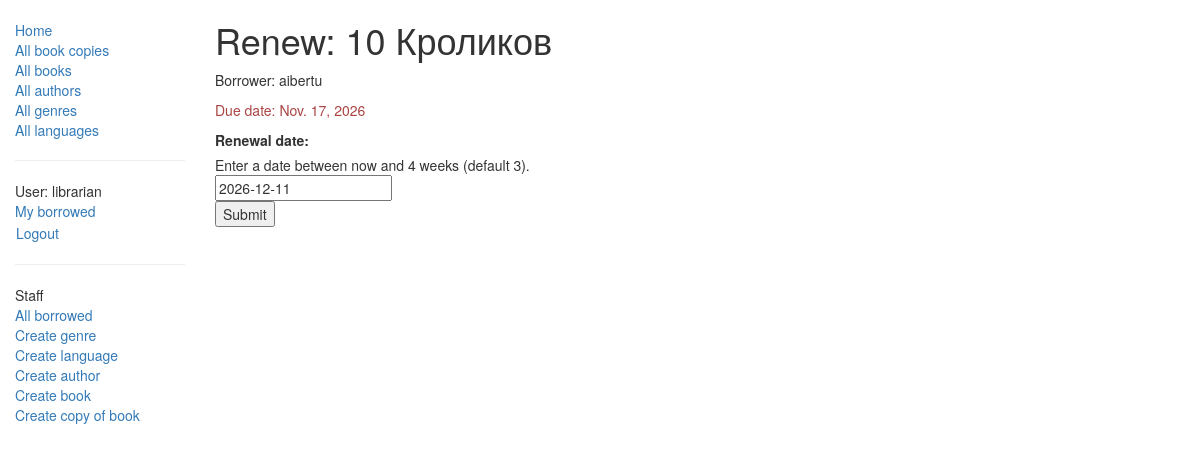
/catalog/book/c3230e90-7d0b-4862-b972-1f24555c2337/renew/ (signed in), run on the app's committed database.
### catalog/models.py (models this page shows, shortened)
class BookInstance(models.Model):
    borrower = models.ForeignKey(settings.AUTH_USER_MODEL, on_delete=models.SET_NULL, null=True, blank=True)
    @property
    def is_overdue(self):
        return bool(self.due_back and date.today() > self.due_back)
    """
    Model representing a specific copy of a book (i.e. that can be borrowed from the library).
    """
    id = models.UUIDField(primary_key=True, default=uuid.uuid4, help_text="Unique ID for this particular book across whole library")
    book = models.ForeignKey('Book', on_delete=models.SET_NULL, null=True)
    imprint = models.CharField(max_length=200)
    due_back = models.DateField(null=True, blank=True)
    LOAN_STATUS = (
        ('m', 'Maintenance'),
        ('o', 'On loan'),
        ('a', 'Available'),
        ('r', 'Reserved'),
    )
    status = models.CharField(max_length=1, choices=LOAN_STATUS, blank=True, default='m', help_text='Book availability')
    class Meta:
        ordering = ["due_back"]
        permissions = (("can_mark_returned", "Set book as returned"),)
        permissions = (('can_mark_returned', 'Can mark returned'),)

class Book(models.Model):
    language = models.ForeignKey('Language', on_delete=models.SET_NULL, null=True)
    title = models.CharField(max_length=200)
    author = models.ForeignKey('Author', on_delete=models.SET_NULL, null=True)
    summary = models.TextField(max_length=1000, help_text="Enter a brief description of the book")
    isbn = models.CharField('ISBN',max_length=13, help_text='13 Character <a href="https://www.isbn-international.org/content/what-isbn">ISBN number</a>')
    genre = models.ManyToManyField(Genre, help_text="Select a genre for this book")
    def display_genre(self):
        """
        Creates a string for the Genre. This is required to display genre in Admin.
        """
        return ', '.join([genre.name for genre in self.genre.all()[:3]])
    display_genre.short_description = 'Genre'

### catalog/views.py (the view)
# urls.py: path('book/<uuid:pk>/renew/', views.renew_book_librarian, name='renew-book-librarian'),
@login_required
@permission_required('catalog.can_mark_returned', raise_exception=True)
def renew_book_librarian(request, pk):
    book_instance = get_object_or_404(BookInstance, pk=pk)
    if request.method == 'POST':
        form = RenewBookForm(request.POST)
        if form.is_valid():
            book_instance.due_back = form.cleaned_data['renewal_date']
            book_instance.save()
            return HttpResponseRedirect(reverse('all-borrowed'))
    else:
        proposed_renewal_date = datetime.date.today() + datetime.timedelta(weeks=3)
        form = RenewBookForm(initial={'renewal_date': proposed_renewal_date})
    context = {
        'form': form,
        'book_instance': book_instance,
    }
    return render(request, 'catalog/book_renew_librarian.html', context)

### catalog/forms.py (shortened to what this page needs)
class RenewBookForm(forms.Form):
    renewal_date = forms.DateField(help_text="Enter a date between now and 4 weeks (default 3).")

### catalog/templates/catalog/book_renew_librarian.html (shortened to what this page needs)
{% extends "base_generic.html" %}
{% block content %}
  <h1>Renew: {{ book_instance.book.title }}</h1>
  <p>Borrower: {{ book_instance.borrower }}</p>
  <p {% if book_instance.is_overdue %} class="text-danger"{% endif %} >Due date: {{ book_instance.due_back }}</p>
  <form action="" method="post">
    {{ form }}
    <input type="submit" value="Submit">
  </form>
{% endblock %}

### catalog/templates/base_generic.html (shortened to what this page needs)
<!doctype html>
<html lang="en">
  <head>
    <link rel="stylesheet" href="https://maxcdn.bootstrapcdn.com/bootstrap/3.3.7/css/bootstrap.min.css" />
    {% load static %}
    <link rel="stylesheet" href="{% static 'css/styles.css' %}" />
  </head>
  <body>
    <div class="container-fluid">
      <div class="row">
        <div class="col-sm-2">
          {% block sidebar %}
            <ul class="sidebar-nav">
              <li><a href="{% url 'index' %}">Home</a></li>
              <li><a href="{% url 'bookinstances' %}">All book copies</a></li>
              <li><a href="{% url 'books' %}">All books</a></li>
              <li><a href="{% url 'authors' %}">All authors</a></li>
              <li><a href="{% url 'genres' %}">All genres</a></li>
              <li><a href="{% url 'languages' %}">All languages</a></li>
            </ul>
            <hr>
            <ul class="sidebar-nav">
              {% if user.is_authenticated %}
                <li>User: {{ user.get_username }}</li>
                <li><a href="{% url 'my-borrowed' %}">My borrowed</a></li>
                <li>
                  <form id="logout-form" method="post" action="{% url 'logout' %}">
                    <button type="submit" class="btn btn-link">Logout</button>
                  </form>
                </li>
              {% else %}
                <li><a href="{% url 'login' %}?next={{ request.path }}">Login</a></li>
              {% endif %}
            </ul>
            {% if user.is_staff %}
              <hr>
              <ul class="sidebar-nav">
                <li>Staff</li>
                <li><a href="{% url 'all-borrowed' %}">All borrowed</a></li>
                {% if perms.catalog.add_genre %}
                  <li><a href="{% url 'genre-create' %}">Create genre</a></li>
                {% endif %}
                {% if perms.catalog.add_language %}
                  <li><a href="{% url 'language-create' %}">Create language</a></li>
                {% endif %}
                {% if perms.catalog.add_author %}
                  <li><a href="{% url 'author-create' %}">Create author</a></li>
                {% endif %}
                {% if perms.catalog.add_book %}
                  <li><a href="{% url 'book-create' %}">Create book</a></li>
                {% endif %}
                {% if perms.catalog.add_bookinstance %}
                  <li><a href="{% url 'bookinstance-create' %}">Create copy of book</a></li>
                {% endif %}
              </ul>
            {% endif %}
          {% endblock %}
        </div>
        <div class="col-sm-10">
          {% block content %}{% endblock %}
        </div>
      </div>
    </div>
  </body>
</html>

### catalog/static/css/styles.css (style rules this page uses)
.sidebar-nav { margin-top: 20px; padding: 0; list-style: none; }
#logout-form { display: inline; }
#logout-form button { padding: 0; margin: 0; }

### data on the page
BookInstance: book "10 Кроликов", borrower "aibertu", due_back "Nov. 17, 2026"

### other printed values
{{ user.get_username }} "librarian"
